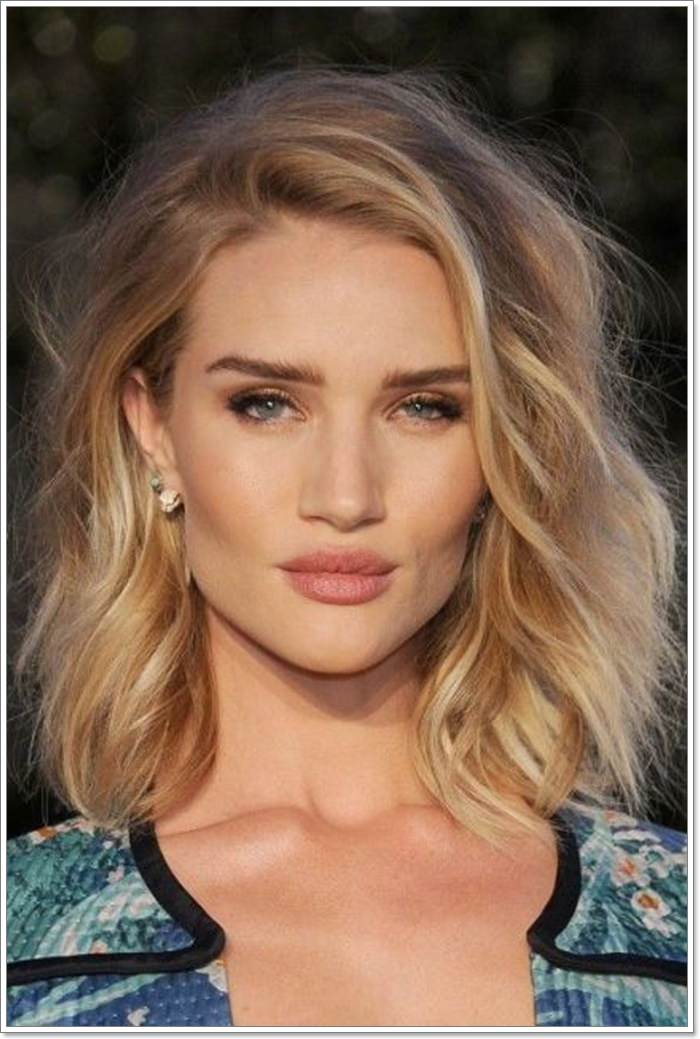
#> input picture InputImages/TenGirls/103030219-hairstyles-for-square-faces-.jpg, 700 x 1039 px
$ python -i wrinkle_detection.py   (imports and definitions only)   (older library calls are emulated)
#> lines starting #> are read from the running program, lines starting #| are printed output that depends on the picture
#> further down, picture is the input picture: shape (1039, 700, 3); mean B, G, R 86.7, 105.4, 132.3
# -*- coding: utf-8 -*-
"""
Created on Thu Dec  2 12:35:55 2021

@author: Jaideep Bommidi
"""
import cv2
def sobeldetector(image):
    image = cv2.cvtColor(image, cv2.COLOR_BGR2RGB)
    image = cv2.GaussianBlur(image,(5,5),0)
    image_gray = cv2.cvtColor(image, cv2.COLOR_RGB2GRAY)
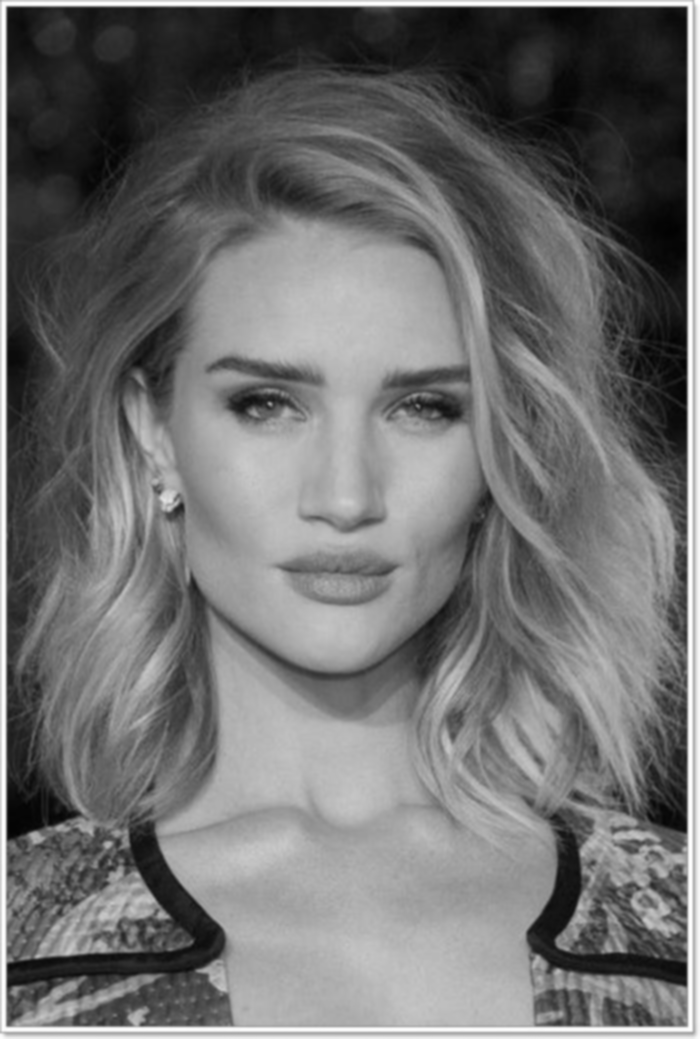
#> image_gray: shape (1039, 700); min 1, max 255, mean 111.4
    sobely = cv2.Sobel(image_gray, cv2.CV_8UC1, 0, 1, ksize=5)# this will give the horizontal wrinkles in face
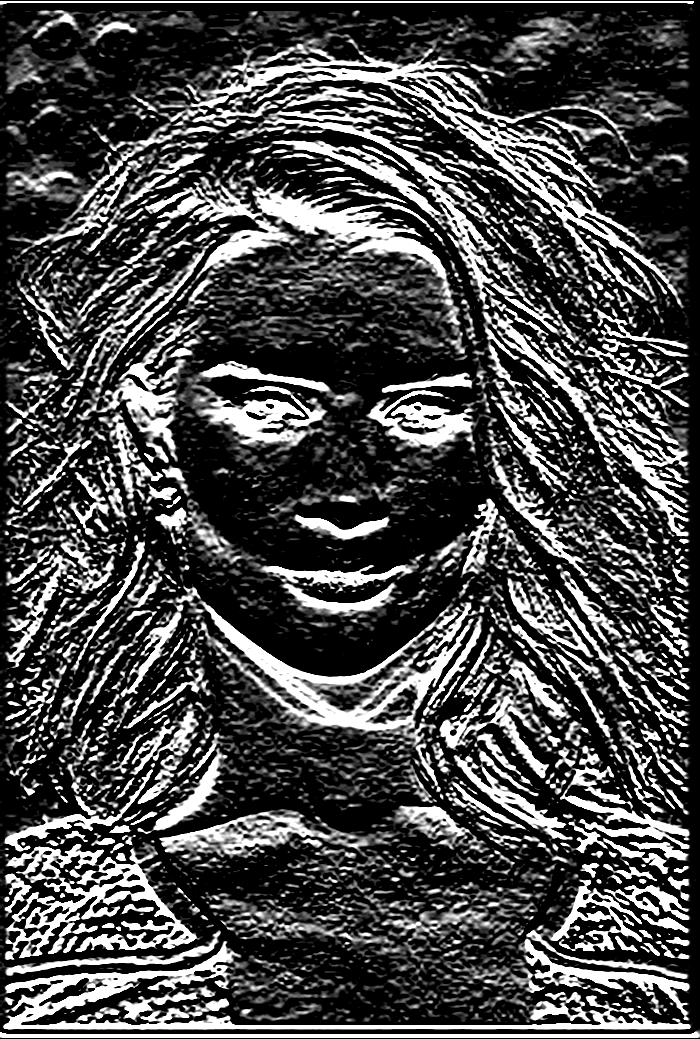
#> sobely: shape (1039, 700); min 0, max 255, mean 73.5
    sobelx = cv2.Sobel(image_gray, cv2.CV_8UC1, 1, 0, ksize=5)# this will give the vertical wrinkles in face
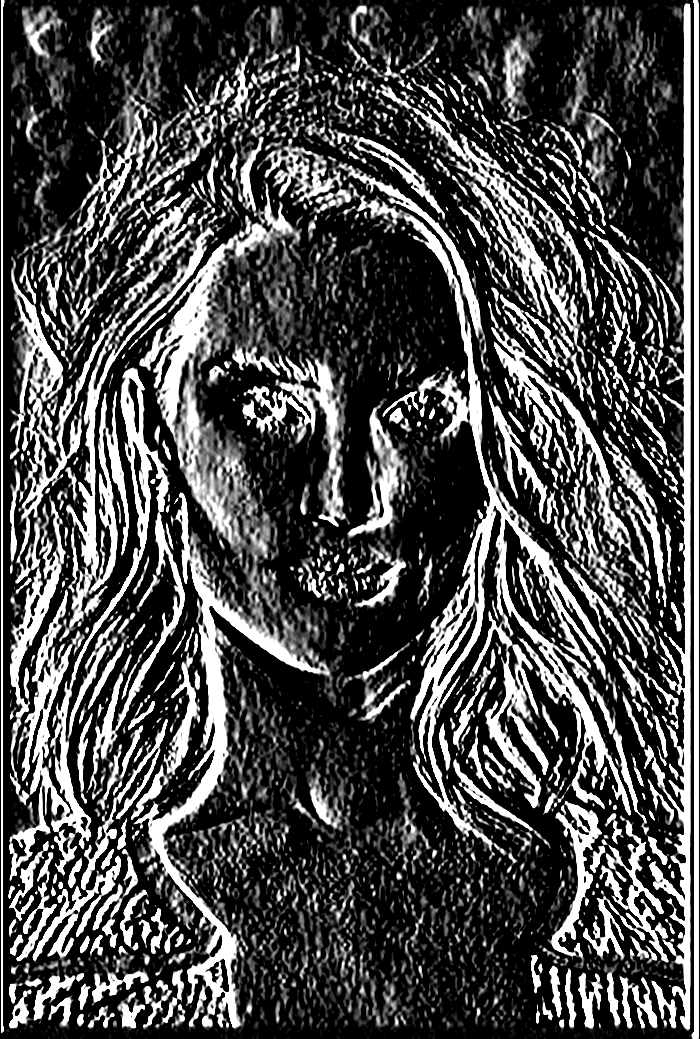
#> sobelx: shape (1039, 700); min 0, max 255, mean 75.2
    return image

>>> import cv2
>>> picture = cv2.imread('../InputImages/TenGirls/103030219-hairstyles-for-square-faces-.jpg')
>>> result = sobeldetector(picture)
